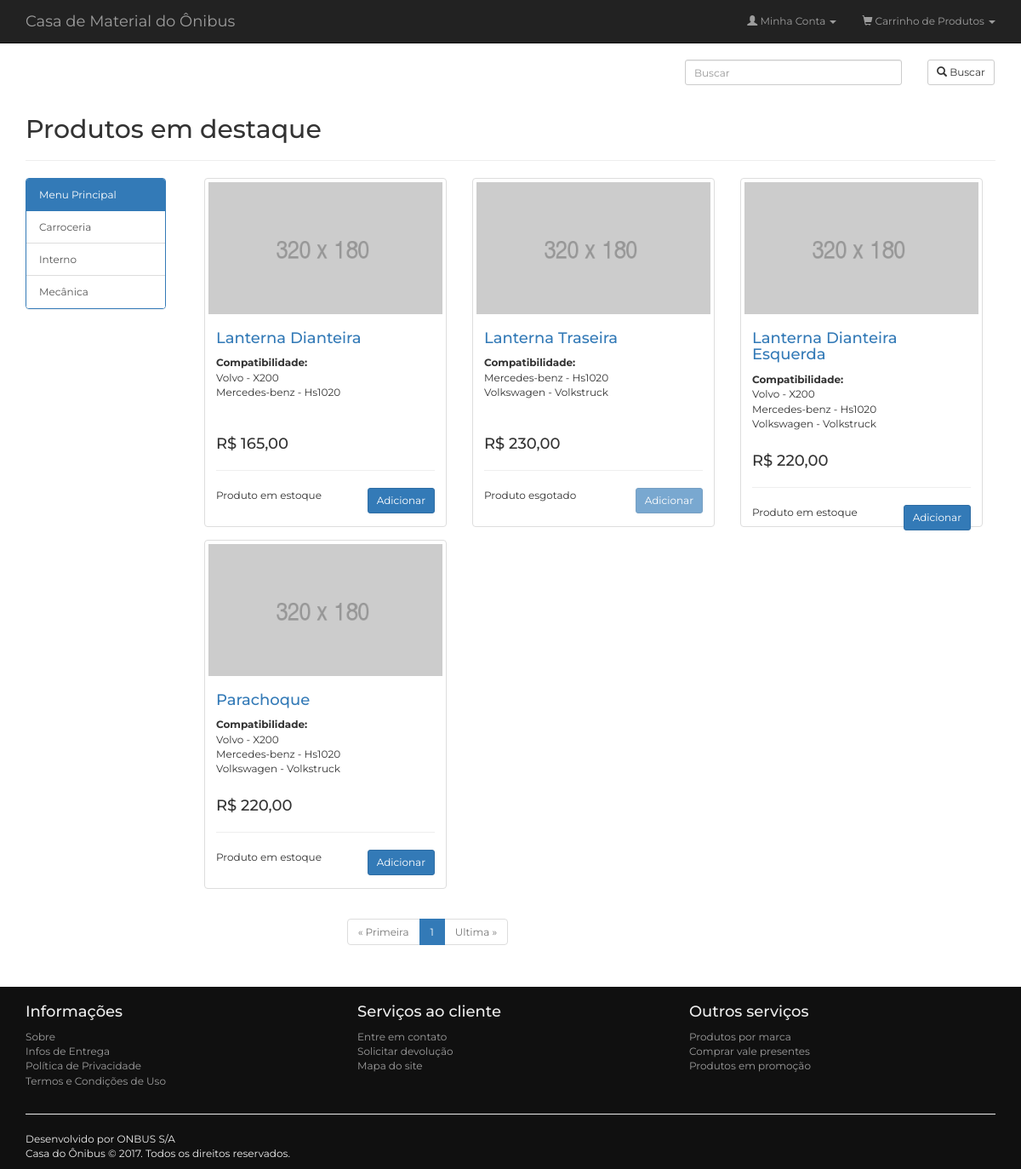
The page / on the database its author committed.
### tables this page shows
CREATE TABLE `categoria` (
  `id_categoria` int(11) NOT NULL AUTO_INCREMENT,
  `ativo` bit(1) DEFAULT NULL,
  `nome` varchar(50) NOT NULL,
  PRIMARY KEY (`id_categoria`)
);

CREATE TABLE `produto` (
  `id_produto` int(11) NOT NULL AUTO_INCREMENT,
  `ativo` bit(1) DEFAULT NULL,
  `nome` varchar(50) NOT NULL,
  `id_categoria` int(11) DEFAULT NULL,
  `id_imagem` int(11) DEFAULT NULL,
  `controla_estoque` bit(1) DEFAULT NULL,
  `margem` decimal(19,2) DEFAULT NULL,
  `mostra_vitrine` bit(1) NOT NULL,
  `preco_compra` decimal(19,2) DEFAULT NULL,
  `preco_venda` decimal(19,2) NOT NULL,
  `qtd_minima` int(11) DEFAULT NULL,
  `quantidade` int(11) DEFAULT NULL,
  `descricao` varchar(255) NOT NULL,
  PRIMARY KEY (`id_produto`),
  KEY `FK_5rxwsr0kb6apig8cw13bximd` (`id_categoria`),
  KEY `FK_51ujkp87s34oq10ouej5hxtm9` (`id_imagem`)
);

CREATE TABLE `modelo` (
  `id_modelo` int(11) NOT NULL AUTO_INCREMENT,
  `ativo` bit(1) DEFAULT NULL,
  `nome` varchar(50) NOT NULL,
  `id_montadora` int(11) DEFAULT NULL,
  PRIMARY KEY (`id_modelo`),
  KEY `FK_jxvabb637j7xj7hdnuej6aqbr` (`id_montadora`),
  CONSTRAINT `FK_jxvabb637j7xj7hdnuej6aqbr` FOREIGN KEY (`id_montadora`) REFERENCES `montadora` (`id_montadora`)
);

CREATE TABLE `montadora` (
  `id_montadora` int(11) NOT NULL AUTO_INCREMENT,
  `ativo` bit(1) DEFAULT NULL,
  `nome` varchar(50) NOT NULL,
  PRIMARY KEY (`id_montadora`)
);

### controller/Produto.php (called while the page is built, shortened)
<?php
class Produto {
	private $model;
	private $utils;
	function __construct(){
		$this->model = new ProdutoModel();
		$this->utils = new Utils();
	}
	public function listar($url = "", $pagina = 0, $id = ""){
		$dados = array();
		$dados["dados"] = $this->model->listar($id);
		if (!empty($dados["dados"])) {
			foreach ($dados["dados"] as $key => $value) {
				$dados["dados"][$key]["compativel"] = $this->model->listarPorMontadora($value["id_produto"]);
			}
			if (!empty($url)) {
				$inicio = 1;
				$limite = 12;
				$dados["paginacao"] = $this->utils->paginacao($url, $inicio, count($dados["dados"]), $limite);
			}
		}
		return $dados;
	}
}

### config.php (called while the page is built, shortened)
<?php
$rootPath = realpath($_SERVER["DOCUMENT_ROOT"]);
if ($_SERVER["SERVER_NAME"] == "localhost") {
	$rootPath.= "/projetos/loja-virtual/";
}

### model/BD/Conexao.php (called while the page is built, shortened)
<?php
class Conexao {
	protected $conn;
	protected $driver = null;
	private $config = array();
	protected function conectar($user){
		try {
			switch ($this->driver) {
				case 'mysql':
					$this->conn = mysqli_connect(
						$this->config[$user]["host"], $this->config[$user]["usuario"], $this->config[$user]["senha"], $this->config[$user]["database"]
					);
				break;
			}
			return $this->conn;
		} catch (Exception $e) {
			die( "Connection Error #1: ".$e->getMessage() );
		}
	}
	protected function setDriver($driver){
		$this->driver = $driver;
	}
	private function setConfig($user){
		$this->config["localhostMYSQL"] = array(
			"host" 		=> "localhost",
			"database" 	=> "ope",
			"usuario" 	=> "root",
			"senha" 	=> ""
		);
		$this->config["localhostORACLE"] = array(
			"host" 		=> "127.0.0.1",
			"usuario" 	=> "root",
			"senha" 	=> "",
			"port" 		=> "1521",
			"sid" 		=> "XE"
		);
		return $this->config;
	}
}

### controller/ConfiguracaoSistema.php (called while the page is built, shortened)
<?php
class ConfiguracaoSistema {
	private $model;
	function __construct(){
		$this->model = new ConfiguracaoSistemaModel();
	}
	public function listarMenuLateral(){
		return $this->model->listarMenuLateral();
	}
}

### model/ConfiguracaoSistemaModel.php (called while the page is built)
<?php
require_once 'BD/MYSQL.php';
class ConfiguracaoSistemaModel {
	private $bd;
	function __construct(){
		$this->bd = new MYSQL("localhostMYSQL");
	}
	public function listarMenuLateral(){
		return $this->bd->buscar("categoria", array("ativo = " => 1), "", "", "", "nome asc");
	}
}

### model/BD/MYSQL.php (called while the page is built, shortened)
<?php
require_once "Conexao.php";
class MYSQL extends Conexao {
	public function buscar($tabela, $condicao = array(), $campos = array(), $inner = array(), $group = '', $order = '', $inicio = '', $final = ''){
		$sql = "SELECT ";
		if ( count($campos) > 0 && !empty($campos[0]) ) {
			foreach ($campos as $k => $campo) {
				if ( $k > 0 ) {
					$sql .= ", ".$campo;
				} else {
					$sql .= $campo;
				}
			}
		} else {
			$sql .= " * ";
		}
		$sql .= " FROM ".$tabela." ";
		if ( count($condicao) > 0 ) {
			$sql .= " WHERE ";
			$cond = array();
			foreach ($condicao as $campo => $valor) {
				$cond[] = $campo." \"".$valor."\"";
			}
			$sql .= implode(" AND ", $cond);
		}
		if ( !empty($order) ) {
			$sql .= " ORDER BY ".$order;
		}
		return $this->query( $sql );
	}
	public function query($sql){
		if (!empty($sql)) {
			mysqli_autocommit($this->conn, FALSE);
			$dados = mysqli_query($this->conn, $sql);
			$retorno = "";
			if ($dados) {
				preg_match("/^\w*\s/i", $sql, $matches);
				$retornoRegex = trim($matches[0]);
				if ($retornoRegex == "SELECT") {
					if (mysqli_num_rows($dados) > 0) {
						$retorno = array();
						while ( $row = mysqli_fetch_assoc($dados) ) {
							$retorno[] = $row;
						}
					}
					return $retorno;
				} elseif ($retornoRegex == "INSERT") {
					$retorno = mysqli_insert_id($this->conn);
				} else {
					$retorno = mysqli_affected_rows($this->conn);
				}
				mysqli_commit($this->conn);
				return $retorno;
			}
		}
	}
}

### model/ProdutoModel.php (called while the page is built, shortened)
<?php
require_once 'BD/MYSQL.php';
class ProdutoModel {
	private $bd;
	function __construct(){
		$this->bd = new MYSQL("localhostMYSQL");
	}
	public function listar($id = ""){
		$condicao = "";
		return $this->bd->query(
			"SELECT p.*,
				(SELECT c.nome FROM categoria c WHERE c.id_categoria = p.id_categoria) AS categoria,
				(SELECT i.foto FROM imagem i WHERE i.id_imagem = p.id_imagem) AS imagem
			FROM produto p
			WHERE p.ativo = 1
			AND p.mostra_vitrine = 1 " . $condicao
		);
	}
	public function listarPorMontadora($idProduto){
		return $this->bd->query(
			"SELECT mt.nome AS montadora,
				m.nome AS modelo
			FROM modelo m,
				produto_modelo pm,
				montadora mt
			WHERE m.id_montadora = mt.id_montadora
				AND m.id_modelo  = pm.id_modelo
				AND m.ativo  = 1
				AND mt.ativo = 1
				AND pm.id_produto = " . $idProduto
		);
	}
}

### index.php (the view)
<?php
	include "config.php";
	include "incs/cabecalho.php";
	include "incs/menu_superior.php";
	$pagina = (isset($_GET['pg']) ? (int)$_GET['pg'] : 1);
	$url = "http://".$_SERVER["SERVER_NAME"] . $_SERVER["PHP_SELF"];
	$produto = new Produto();
	$produtos = $produto->listar($url, $pagina);
?>
<div class="row">
	<div class="col-lg-12 col-md-12 col-sm-12 col-xs-12">
		<div class="col-md-8 form-group"></div>
		<div class="col-md-3 form-group">
			<input type="text" name="" class="form-control input-sm" placeholder="Buscar">
		</div>
		<div class="col-md-1 form-group">
			<a href="#" class="btn btn-default btn-sm">
				<span class="glyphicon glyphicon-search" aria-hidden="true"></span> Buscar
			</a>
		</div>
	</div>
	<div class="col-lg-12 col-md-12 col-sm-12 col-xs-12">
		<h2>Produtos em destaque</h2>
		<hr/>
	</div>
	<?php include "incs/menu_lateral.php"; ?>
	<div class="col-lg-10 col-md-9 col-sm-9 col-xs-12">
		<?php if (!empty($produtos["dados"])): ?>
			<?php foreach ($produtos["dados"] as $key => $value): ?>
				<div class="col-lg-4 col-md-4 col-sm-6 col-xs-12 box-produto">
					<div class="thumbnail">
						<a href="<?=BASE_URL;?>view/produtos/index.php?id=<?=$value["id_produto"];?>">
							<img src="<?=BASE_URL;?>imagens/produtos/320x180.png" alt="">
						</a>
						<div class="caption">
							<h4>
								<a href="<?=BASE_URL;?>view/produtos/index.php?id=<?=$value["id_produto"];?>">
									<?=ucwords(strtolower($value["nome"]));?>
								</a>
							</h4>
							<?php if (!empty($value["compativel"])): ?>
								<div class="col-lg-12 col-md-12 col-sm-12 col-xs-12 box-compatibilidade">
									<ul class="list-unstyled">
										<li><strong>Compatibilidade:</strong></li>
										<?php foreach ($value["compativel"] as $kCompativel => $vCompativel): ?>
											<li>
												<?=ucwords(strtolower($vCompativel["montadora"]));?> -
												<?=ucwords(strtolower($vCompativel["modelo"]));?>
											</li>
										<?php endforeach ?>
									</ul>
								</div>
							<?php endif ?>
							<h4>
								R$ <?=number_format(($value["preco_compra"] + ($value["preco_compra"] * ($value["margem"] / 100))), 2, ",", ",");?>
							</h4>
							<hr/>
							<div class="ratings">
								<?php
									$status =  "Produto esgotado";
									$url = "#";
									$classeBtn = "disabled";
									if ($value["quantidade"] > 0) {
										$status = "Produto em estoque";
										$url = BASE_URL."acoes/carrinho.php?acao=adicionar&id=".$value["id_produto"];
										$classeBtn = "";
									}
								?>
								<p class="pull-right">
									<a href="<?=$url;?>" class="btn btn-primary btn-sm <?=$classeBtn;?>">
										Adicionar
									</a>
								</p>
								<p><?=$status;?></p>
							</div>
						</div>
					</div>
				</div>
			<?php endforeach; ?>
		<?php endif; ?>
	</div>
	<div class="col-lg-10 col-md-9 col-sm-9 col-xs-12">
		<?php echo $produtos["paginacao"]; ?>
	</div>
</div>
<?php include "incs/rodape.php"; ?>

### incs/cabecalho.php (shortened to what this page needs)
<!DOCTYPE html>
<html>
	<head>
		<link rel="stylesheet" href="<?=BASE_URL;?>libs/bootstrap_3.3.6/css/bootstrap.min.css">
		<link rel="stylesheet" href="<?=BASE_URL;?>libs/bootstrap_3.3.6/css/datepicker.css">
		<link rel="stylesheet" href="<?=BASE_URL;?>css/main.css?<?=date("YH");?>">
	</head>
	<body>
		<div class="container">

### incs/menu_superior.php (shortened to what this page needs)
<nav class="navbar navbar-inverse navbar-fixed-top" role="navigation">
	<div class="container">
		<div class="navbar-header">
			<a class="navbar-brand" href="<?=BASE_URL;?>">Casa de Material do Ônibus</a>
		</div>
		<div class="collapse navbar-collapse" id="navbarCollapse">
			<ul class="nav navbar-nav navbar-right">
				<li class="dropdown">
					<a href="#" class="dropdown-toggle" data-toggle="dropdown" role="button" aria-haspopup="true" aria-expanded="false">
						<span class="glyphicon glyphicon-user" aria-hidden="true"></span>
						Minha Conta <span class="caret"></span>
					</a>
				</li>
				<li class="dropdown">
					<a href="#" class="dropdown-toggle" data-toggle="dropdown" role="button" aria-haspopup="true" aria-expanded="false">
						<span class="glyphicon glyphicon-shopping-cart" aria-hidden="true"></span> Carrinho de Produtos <span class="caret"></span>
					</a>
				</li>
			</ul>
		</div>
	</div>
</nav>

### controller/Utils.php (shortened to what this page needs)
<?php
class Utils{
	public function paginacao($url, $inicio, $total, $limite){
		$numPaginas = ceil($total / $limite);
		$html ='<nav aria-label="Page navigation" style="text-align:center;">';
			$html .='<ul class="pagination">';
				$html .='<li '.($inicio < 2 ? 'class="disabled"' : '').'>';
					$html .='<a href="'.$url.'?pg=1" aria-label="Previous" title="Primeira Pag">';
						$html .='<span aria-hidden="true">&laquo;</span> Primeira';
					$html .='</a>';
				$html .='</li>';
				for($i = 1; $i <= $numPaginas; $i++) {
					if ($i >= ($inicio - 5) && $i <= ($inicio + 5)) {
						if ($i == $inicio) {
							$html .='<li class="active"><a href="'.$url."?pg=".$i.'">'.$i.'</a></li>';
						} else {
							$html .='<li><a href="'.$url."?pg=".$i.'">'.$i.'</a></li>';
						}
					}
				}
				$html .='<li '.($inicio == $numPaginas ? 'class="disabled"' : '').'>';
					$html .='<a href="'.$url.'?pg='.$numPaginas.'" aria-label="Next" title="Ultima Pag">';
						$html .='Ultima <span aria-hidden="true">&raquo;</span>';
					$html .='</a>';
				$html .='</li>';
			$html .='</ul>';
		$html .='</nav>';
		return $html;
	}
}

### incs/menu_lateral.php
<?php $menu = new ConfiguracaoSistema(); ?>
<div class="col-lg-2 col-md-3 col-sm-3 col-xs-12">
	<div class="panel panel-primary">
		<div class="panel-heading">Menu Principal</div>
		<div class="list-group">
			<?php foreach ($menu->listarMenuLateral() as $key => $value): ?>
				<a href="<?=BASE_URL;?>view/categorias/index.php?categoria=<?=$value["id_categoria"];?>" class="list-group-item">
					<?=utf8_encode(ucwords(strtolower($value["nome"])));?>
				</a>
			<?php endforeach; ?>
		</div>
	</div>
</div>

### incs/rodape.php (shortened to what this page needs)
		</div>
		<footer>
			<div class="container">
				<div class="row">
					<div class="col-sm-4 col-sm-4 col-sm-6 col-sm-12">
						<h4>Informações</h4>
						<ul class="list-unstyled">
							<li><a href="#">Sobre</a></li>
							<li><a href="#">Infos de Entrega</a></li>
							<li><a href="#">Política de Privacidade</a></li>
							<li><a href="#">Termos e Condições de Uso</a></li>
						</ul>
					</div>
					<div class="col-sm-4 col-sm-4 col-sm-6 col-sm-12">
						<h4>Serviços ao cliente</h4>
						<ul class="list-unstyled">
							<li><a href="#">Entre em contato</a></li>
							<li><a href="#">Solicitar devolução</a></li>
							<li><a href="#">Mapa do site</a></li>
						</ul>
					</div>
					<div class="col-sm-4 col-sm-4 col-sm-6 col-sm-12">
						<h4>Outros serviços</h4>
						<ul class="list-unstyled">
							<li><a href="#">Produtos por marca</a></li>
							<li><a href="#">Comprar vale presentes</a></li>
							<li><a href="#">Produtos em promoção</a></li>
						</ul>
					</div>
				</div>
				<hr>
				<p>Desenvolvido por ONBUS S/A<br/> Casa do Ônibus © 2017. Todos os direitos reservados.</p>
			</div>
		</footer>
	</body>
</html>

### css/main.css (style rules this page uses)
html, body { padding: 0; margin: 0; border: none; font-family: 'Montserrat', 'Trebuchet MS', sans-serif; font-size: 12px; }
body { padding-top: 70px; }
footer { background-color: #101010; width: 100%; height: auto; position: absolute; left: 0; color: #eee; font-size: 12px; margin-top: 25px; padding-top: 10px; }
footer a { color: #9d9d9d; font-size: 12px; }
.thumbnail { height: 100% !important; min-height: inherit !important; }
.box-produto { height: 410px; margin-bottom: 15px; }
.box-compatibilidade { margin-left: 0; padding-left: 0; height: 85px; overflow-y: auto; margin-bottom: 10px; }

### rows shown on the page
categoria: nome "Carroceria"
categoria: nome "Interno"
categoria: nome "Mecânica"
produto: nome "Lanterna Dianteira", $value["preco_compra"] + ($value["preco_compra"] * ($value["margem"] / 100)) "165,00", quantidade "Produto em estoque"
modelo: id_montadora.nome "Volvo", nome "X200"
modelo: id_montadora.nome "Mercedes-benz", nome "Hs1020"
produto: nome "Lanterna Traseira", $value["preco_compra"] + ($value["preco_compra"] * ($value["margem"] / 100)) "230,00", status "Produto esgotado"
modelo: id_montadora.nome "Volkswagen", nome "Volkstruck"
produto: nome "Lanterna Dianteira Esquerda", $value["preco_compra"] + ($value["preco_compra"] * ($value["margem"] / 100)) "220,00", quantidade "Produto em estoque"
produto: nome "Parachoque", $value["preco_compra"] + ($value["preco_compra"] * ($value["margem"] / 100)) "220,00", quantidade "Produto em estoque"
